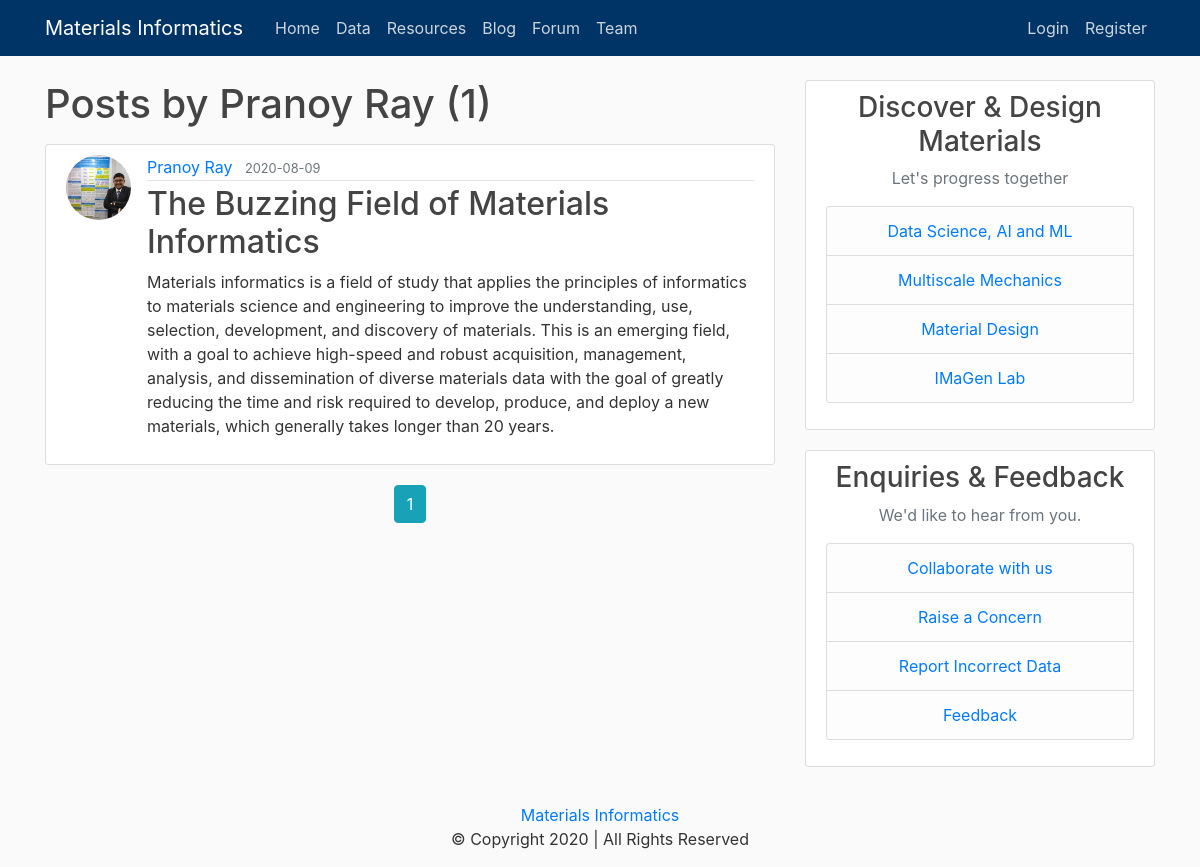
Page /user/Pranoy Ray on the committed database.
### imagenflask/models.py (models this page shows, shortened)
class User(db.Model, UserMixin):
    id = db.Column(db.Integer, primary_key=True, autoincrement=True)
    username = db.Column(db.String(100), unique=False, nullable=False)
    affiliation = db.Column(db.String(100), unique=False, nullable=False)
    email = db.Column(db.String(120), unique=True, nullable=False)
    image_file = db.Column(db.String(20), nullable=False, default='default.jpg')
    password = db.Column(db.String(60), nullable=False)
    posts = db.relationship('Post', backref='author', lazy=True)

class Post(db.Model):
    id = db.Column(db.Integer, primary_key=True)
    title = db.Column(db.String(100), nullable=False)
    date_posted = db.Column(db.DateTime, nullable=False, default=datetime.utcnow)
    content = db.Column(db.Text, nullable=False)
    user_id = db.Column(db.Integer, db.ForeignKey('user.id'), nullable=False)

### imagenflask/routes.py (the view)
@app.route("/user/<string:username>")
def user_posts(username):
    page = request.args.get('page', 1, type=int)
    user = User.query.filter_by(username=username).first_or_404()
    posts = Post.query.filter_by(author=user)\
        .order_by(Post.date_posted.desc())\
        .paginate(page=page, per_page=10)
    return render_template('user_posts.html', posts=posts, user=user)

### imagenflask/templates/user_posts.html
{% extends "layout.html" %}
{% block content %}
    <h1 class="mb-3">Posts by {{ user.username }} ({{ posts.total }})</h1>
    {% for post in posts.items %}
        <article class="media content-section">
          <img class="rounded-circle article-img" src="{{ url_for('static', filename='profile_pics/' + post.author.image_file) }}">
          <div class="media-body">
            <div class="article-metadata">
              <a class="mr-2" href="{{ url_for('user_posts', username=post.author.username) }}">{{ post.author.username }}</a>
              <small class="text-muted">{{ post.date_posted.strftime('%Y-%m-%d') }}</small>
            </div>
            <h2><a class="article-title" href="{{ url_for('post', post_id=post.id) }}">{{ post.title }}</a></h2>
            <p class="article-content">{{ post.content }}</p>
          </div>
        </article>
    {% endfor %}
    <center>
    {% for page_num in posts.iter_pages(left_edge=1, right_edge=1, left_current=1, right_current=2) %}
      {% if page_num %}
        {% if posts.page == page_num %}
          <a class="btn btn-info mb-4" href="{{ url_for('user_posts', username=user.username, page=page_num) }}">{{ page_num }}</a>
        {% else %}
          <a class="btn btn-outline-info mb-4" href="{{ url_for('user_posts', username=user.username, page=page_num) }}">{{ page_num }}</a>
        {% endif %}
      {% else %}
        ...
      {% endif %}
    {% endfor %}
</center>
{% endblock content %}

### imagenflask/static/main.css (style rules this page uses)
body { background: #fafafa; color: #333333; margin-top: 5rem; }
img { border-radius: 50%; }
h1, h2, h3, h4, h5, h6 { color: #444444; }
.content-section { background: #ffffff; padding: 10px 20px; border: 1px solid #dddddd; border-radius: 3px; margin-bottom: 20px; }
.article-title { color: #444444; }
.article-content { white-space: pre-line; }
.article-img { height: 65px; width: 65px; margin-right: 16px; }
.article-metadata { padding-bottom: 1px; margin-bottom: 4px; border-bottom: 1px solid #e3e3e3 }

### rows in the picture
User: username "Pranoy Ray"
Post: image_file (picture), author.username "Pranoy Ray", date_posted "2020-08-09", title "The Buzzing Field of Materials Informatics", content "Materials informatics is a field of study that applies the principles of informatics to materials science and engineering to improve the understanding, use, selection, development, and discovery of materials. This is an emerging field, with a goal to achieve high-speed and robust acquisition, management, analysis, and dissemination of diverse materials data with the goal of greatly reducing the time and risk required to develop, produce, and deploy a new materials, which generally takes longer than 20 years."

### other values in the picture
{{ posts.total }} "1"
{{ page_num }} "1"
